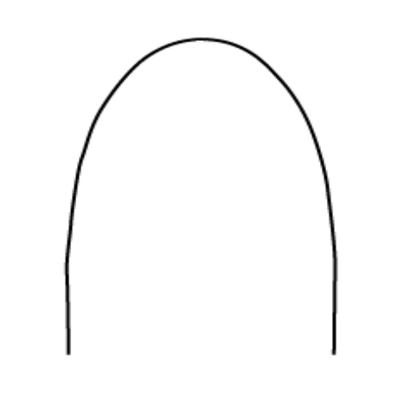
%> input picture Max_3M_tapered.png, 420 x 395 px, shrunk from 496 x 466 before the run
$ octave --eval "result = curvefit3m('Max_3M_tapered.png');"   (GNU Octave 9; MATLAB toolbox functions it lacks are replaced by stand-ins)
%> lines starting %> are read from the running program, lines starting %| are printed output that depends on the picture; in (x1, y1, x2, y2) boxes, pixels count from 0 and x2, y2 are one past the last pixel; in counts of white or black regions, pixels touching at a corner belong together; the program's own positions count from 1
### todo2.5/XYpoints.m
function [Xpoint Ypoint] = XYpoints(image, value)

[m n] =size(image);

num = numel(find(image==value));   % numero de datos

Xpoint = zeros(num,1);
Ypoint = zeros(num,1);
K=1;
%


    for i=1:m
        for j=1:n
                if image(i,j)==value;
                    Xpoint(K) = i;
                    Ypoint(K) = j;
                    K=K+1 ;
                end

        end
    end
end

### XYpointscale.m
function [Xscale, Yscale] = XYpointscale(X, Y)


minX = min(X);
X=X-minX;   %corro al origen

maxX = max(X);
Xscale = (X/maxX)*600;   % normalizo a 512


minY= min(Y);
Y=Y-minY;    %corro al origen

% maxMEDTY = max(MEDTY)
Yscale = (Y/maxX)*600; % normalizo en funcion de x para manterner relacion de aspecto


end

### XYpointcurveselection.m
function [points] = XYpointcurveselection(Y)

newvector = unique(Y);

nf = 2:12;
fib= fibonacci(nf);

valory=newvector(fib);

centroA=find(Y == 0); centroA = round(mean(centroA));
puntoA=find(Y == valory(7));  pAmin = min(puntoA); pAmax= max(puntoA);
puntoB=find(Y == valory(2));  pBmin = min(puntoB); pBmax= max(puntoB);
puntoC=find(Y == valory(3));  pCmin = min(puntoC); pCmax= max(puntoC);
puntoD=find(Y == valory(4));   pDmin = min(puntoD); pDmax= max(puntoD);
puntoE=find(Y == valory(5));  pEmin = min(puntoE); pEmax= max(puntoE);
puntoF=find(Y == valory(6));   pFmin = min(puntoF); pFmax= max(puntoF);
puntoG=find(Y == valory(8));  pGmin = min(puntoG); pGmax= max(puntoG);
puntoH=find(Y == valory(9)); pHmin = min(puntoH); pHmax= max(puntoH);
puntoI=find(Y == valory(10));  pImin = min(puntoI); pImax= max(puntoI);
puntoJ=find(Y == valory(end));  pJmin = min(puntoJ); pJmax= max(puntoJ);

points = [ centroA pImin pHmin pGmin  pAmin pBmin pCmin pDmin pEmin pFmin pImax pHmax pGmax  pFmax pEmax pDmax pCmax pBmax pAmax pJmin pJmax];


end

### curvefit3m.m
function [max_XXsqu, max_YYsqu]=curvefit3m(image)
%> called with image = 'Max_3M_tapered.png'


RGB = imread(image);
%> RGB is the input picture: size 395x420x3 uint8; mean R, G, B 251, 251, 251


% [8 lines of commented-out code are left out]

level=graythresh(RGB);
%> level = 0.616
% level=0; % para orthoaaid dilatar o no usar umbral


BW = im2bw(RGB,level); %#ok<IM2BW>
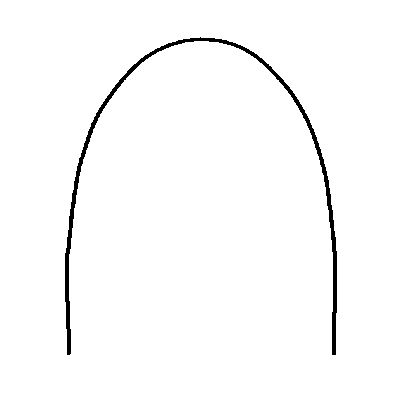
%> BW: size 395x420 logical; 98.2% white; 1 black region, box (x1, y1, x2, y2) and area: (65, 37, 337, 355) 2980

Icomplement = imcomplement(BW);

BWskel = bwskel(Icomplement);
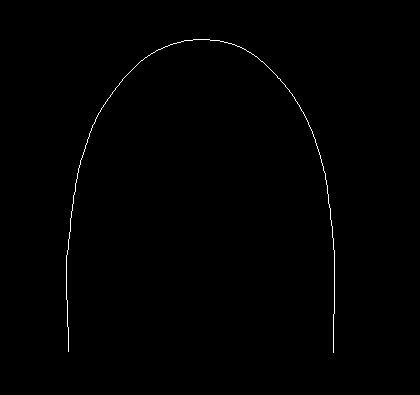
%> BWskel: size 395x420 logical; 0.42% white in thin lines or dots, all inside (x1, y1, x2, y2) = (66, 39, 335, 353)

BWskel = imcomplement(BWskel);

BW = imrotate(BWskel,90);
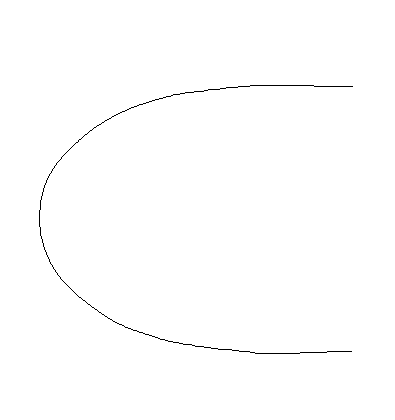
%> BW: size 420x395 logical; 99.6% white; black in thin lines or dots, all inside (x1, y1, x2, y2) = (39, 85, 353, 354)
% BW = imrotate(BW,90)


[X, Y] = XYpoints(BW,0);
%> in XYpoints, `num = numel(find(image==value));`: num = 705
%> after the loop in XYpoints, `for i=1:m`: K = 706; Xpoint = 705 values from 86 to 354; Ypoint = 705 values, max 353 at index 115, min 40 at index 346, mean 179.5
%> X = 705 values from 86 to 354; Y has the same summary as Ypoint in XYpoints
[X, Y] = XYpointscale(X, Y);
%> in XYpointscale, `minX = min(X);`: minX = 86
%> in XYpointscale, `X=X-minX;`: X = 705 values from 0 to 268
%> in XYpointscale, `maxX = max(X);`: maxX = 268
%> in XYpointscale, `Xscale = (X/maxX)*600;`: Xscale = 705 values from 0 to 600
%> in XYpointscale, `minY= min(Y);`: minY = 40
%> in XYpointscale, `Y=Y-minY;`: Y = 705 values, max 313 at index 115, min 0 at index 346, mean 139.5
%> in XYpointscale, `Yscale = (Y/maxX)*600;`: Yscale = 705 values, max 700.7 at index 115, min 0 at index 346, mean 312.4
%> X = 705 values from 0 to 600; Y has the same summary as Yscale in XYpointscale


X= round(X);
Y= round(Y);
%> Y = 705 values, max 701 at index 115, min 0 at index 346, mean 312.4

%%
[points] = XYpointcurveselection(Y);
%> in XYpointcurveselection, `newvector = unique(Y);`: newvector = 314 values from 0 to 701
%> the run ends on the next line

%%

max_XXsqu=X(points);
max_YYsqu=Y(points);

end
%
% [fitresult, gof] =createFits(XX, YY);


%%


% cd arch_orthoaid
%
% s1 = 'fitresult.mat';
% s2 = name;
% s3 = [s2 s1];
% s4 ='result.mat';
% s5 = [s2 s4];
%
%
% save(s3, 'fitresult');
% save(s5, 'gof');
% cd ..\
